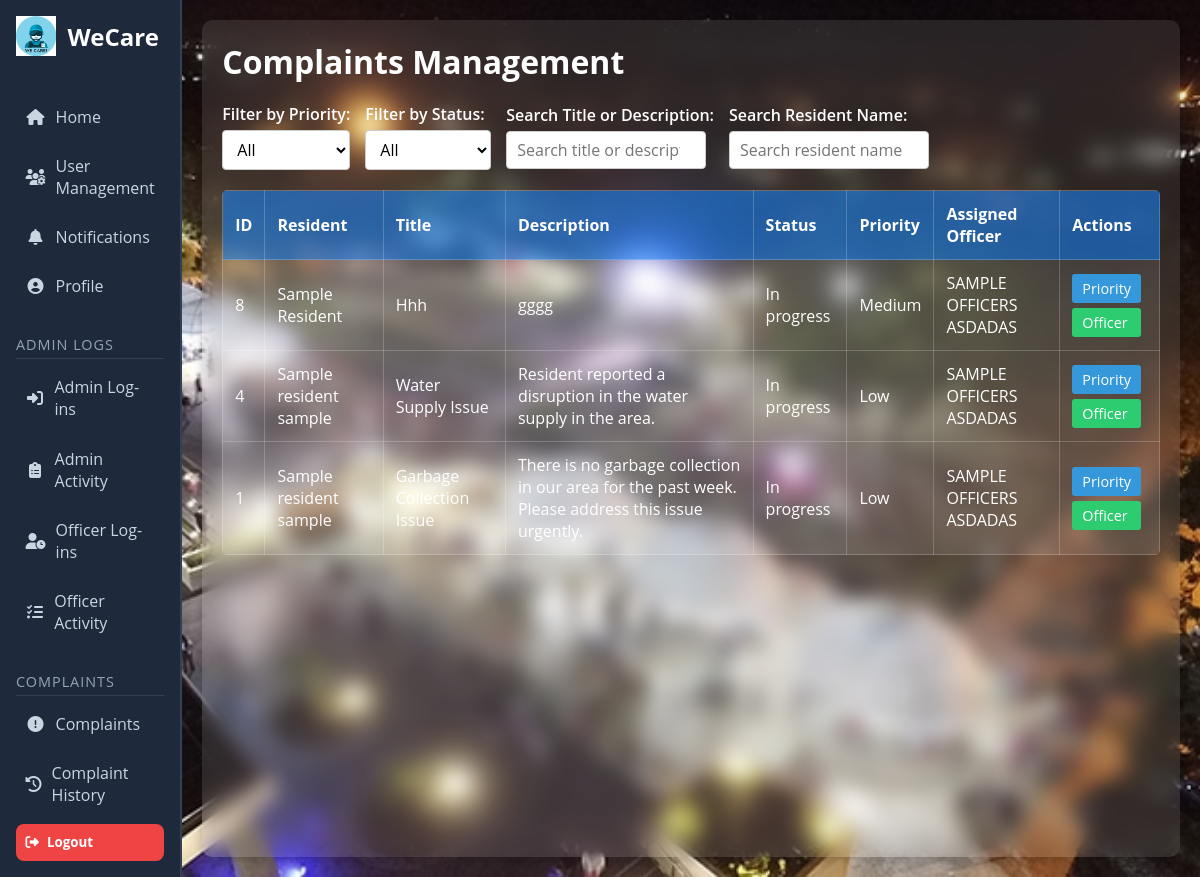
Page /admin_view_complaints.php (signed in) on the committed database.
### tables this page shows
CREATE TABLE `complaints` (
  `id` int(11) NOT NULL,
  `resident_id` int(11) NOT NULL,
  `title` varchar(255) NOT NULL,
  `description` text NOT NULL,
  `status` enum('pending','in_progress','resolved') DEFAULT 'pending',
  `priority` enum('low','medium','high') DEFAULT NULL,
  `assigned_officer_id` int(11) DEFAULT NULL,
  `created_at` timestamp NOT NULL DEFAULT current_timestamp(),
  `updated_at` timestamp NULL DEFAULT NULL ON UPDATE current_timestamp(),
  `assigned_personnel` varchar(255) DEFAULT NULL,
  `resolution_notes` text DEFAULT NULL,
  `resolved_by` int(11) DEFAULT NULL,
  `resolved_at` datetime DEFAULT NULL
);

CREATE TABLE `users` (
  `id` int(11) NOT NULL,
  `first_name` varchar(200) NOT NULL,
  `middle_name` varchar(200) NOT NULL,
  `last_name` varchar(200) NOT NULL,
  `email` varchar(200) NOT NULL,
  `password` varchar(200) NOT NULL,
  `phone_number` int(200) NOT NULL,
  `address` varchar(200) NOT NULL,
  `session_token` varchar(255) DEFAULT NULL,
  `token_expiry` datetime DEFAULT NULL,
  `reset_token` varchar(255) DEFAULT NULL,
  `reset_token_expiry` datetime DEFAULT NULL,
  `role` enum('admin','resident','officer') DEFAULT 'resident',
  `profile_picture` varchar(255) DEFAULT NULL
);

### admin_view_complaints.php (the view, shortened to what this page needs)
<?php
require_once 'includes/db_conn.php';
$priority_filter = isset($_GET['priority_filter']) ? $_GET['priority_filter'] : 'all';
$status_filter = isset($_GET['status_filter']) ? $_GET['status_filter'] : 'all';
$search_title_desc = isset($_GET['search_title_desc']) ? trim($_GET['search_title_desc']) : '';
$search_resident = isset($_GET['search_resident']) ? trim($_GET['search_resident']) : '';
$where_clauses = [];
$params = [];
if (in_array($status_filter, ['pending', 'in_progress', 'resolved'])) {
    $where_clauses[] = "c.status = :status_filter";
    $params[':status_filter'] = $status_filter;
} else {
    $where_clauses[] = "(c.status = 'pending' OR c.status = 'in_progress')";
}
$where_sql = '';
if (count($where_clauses) > 0) {
    $where_sql = 'WHERE ' . implode(' AND ', $where_clauses);
}
try {
    $stmt = $conn->prepare("
        SELECT
            c.id,
            u.first_name AS resident_first_name,
            u.last_name AS resident_last_name,
            o.first_name AS officer_first_name,
            o.last_name AS officer_last_name,
            c.title,
            c.description,
            c.status,
            c.priority,
            c.created_at
        FROM complaints c
        JOIN users u ON c.resident_id = u.id
        LEFT JOIN users o ON c.assigned_officer_id = o.id
        $where_sql
        ORDER BY
            CASE
                WHEN c.priority = 'high' THEN 1
                WHEN c.priority = 'medium' THEN 2
                WHEN c.priority = 'low' THEN 3
                ELSE 4
            END, c.created_at DESC
    ");
    $stmt->execute($params);
    $complaints = $stmt->fetchAll(PDO::FETCH_ASSOC);
} catch (Exception $e) {
    die("Error fetching complaints: " . $e->getMessage());
}
?>
<!DOCTYPE html>
<html lang="en">
<head>
  <link rel="stylesheet" href="./assets/css/admin_complaint.css" />
  <link rel="stylesheet" href="https://cdnjs.cloudflare.com/ajax/libs/font-awesome/6.4.0/css/all.min.css">
</head>
<body>
  <div class="dashboard-wrapper">
    <?php include 'includes/sidebar.php'; ?>
    <div class="main-content">
      <div class="dashboard-header">
        <h1>Complaints Management</h1>
      </div>
      <form method="GET" action="" class="filters-wrapper" onsubmit="return true;">
        <div class="filter-group">
          <label for="priority-filter">Filter by Priority:</label>
          <select id="priority-filter" name="priority_filter" onchange="this.form.submit()">
            <option value="all" <?= $priority_filter === 'all' ? 'selected' : '' ?>>All</option>
          </select>
        </div>
        <div class="filter-group">
          <label for="status-filter">Filter by Status:</label>
          <select id="status-filter" name="status_filter" onchange="this.form.submit()">
            <option value="all" <?= $status_filter === 'all' ? 'selected' : '' ?>>All</option>
          </select>
        </div>
        <div class="filter-group">
          <label for="search-title-desc">Search Title or Description:</label>
          <input
            type="search"
            id="search-title-desc"
            name="search_title_desc"
            placeholder="Search title or description"
            value="<?= htmlspecialchars($search_title_desc) ?>"
            oninput="debounceSubmit(this.form)"
          />
        </div>
        <div class="filter-group">
          <label for="search-resident">Search Resident Name:</label>
          <input
            type="search"
            id="search-resident"
            name="search_resident"
            placeholder="Search resident name"
            value="<?= htmlspecialchars($search_resident) ?>"
            oninput="debounceSubmit(this.form)"
          />
        </div>
      </form>
      <?php if (empty($complaints)): ?>
        <p>No complaints found.</p>
      <?php else: ?>
        <table>
          <thead>
            <tr>
              <th>ID</th>
              <th>Resident</th>
              <th>Title</th>
              <th>Description</th>
              <th>Status</th>
              <th>Priority</th>
              <th>Assigned Officer</th>
              <th>Actions</th>
            </tr>
          </thead>
          <tbody>
            <?php foreach ($complaints as $complaint): ?>
              <tr>
                <td data-label="ID"><?= htmlspecialchars($complaint['id']) ?></td>
                <td data-label="Resident"><?= htmlspecialchars($complaint['resident_first_name'] ?? 'Unknown') . ' ' . htmlspecialchars($complaint['resident_last_name'] ?? 'Unknown') ?></td>
                <td data-label="Title"><?= htmlspecialchars($complaint['title']) ?></td>
                <td data-label="Description"><?= htmlspecialchars($complaint['description']) ?></td>
                <td data-label="Status"><?= htmlspecialchars(ucfirst(str_replace('_', ' ', $complaint['status']))) ?></td>
                <td data-label="Priority"><?= htmlspecialchars(ucfirst($complaint['priority'] ?? 'Not Set')) ?></td>
                <td data-label="Assigned Officer"><?= htmlspecialchars($complaint['officer_first_name'] ?? 'Not Assigned') . ' ' . htmlspecialchars($complaint['officer_last_name'] ?? '') ?></td>
                <td data-label="Actions">
                  <div class="action-buttons">
                    <a href="set_priority.php?id=<?= $complaint['id'] ?>" class="btn btn-priority" title="Set Priority">Priority</a>
                    <a href="assign_officer.php?id=<?= $complaint['id'] ?>" class="btn btn-officer" title="Assign Officer">Officer</a>
                  </div>
                </td>
              </tr>
            <?php endforeach; ?>
          </tbody>
        </table>
      <?php endif; ?>
    </div>
  </div>
</body>
</html>

### assets/css/admin_complaint.css (style rules this page uses)
* { margin: 0; padding: 0; box-sizing: border-box; font-family: "Open Sans", sans-serif; }
body { display: flex; align-items: stretch; min-height: 100vh; width: 100%; background: url("../images/image.jpg"), #000; background-position: center; background-size: cover; background-repeat: no-repeat; color: #fff; }
.dashboard-wrapper { display: flex; width: 100%; }
.main-content { flex-grow: 1; padding: 20px; background: rgba(255, 255, 255, 0.1); border-radius: 10px; margin: 20px; box-shadow: 0 4px 10px rgba(0, 0, 0, 0.2); backdrop-filter: blur(10px); }
.dashboard-header { display: flex; justify-content: space-between; align-items: center; margin-bottom: 20px; }
table { width: 100%; border-collapse: collapse; margin-top: 20px; background: rgba(255, 255, 255, 0.1); border-radius: 5px; overflow: hidden; }
table th, table td { padding: 12px; border: 1px solid rgba(255, 255, 255, 0.2); text-align: left; color: #fff; }
table th { background: rgba(0, 123, 255, 0.5); }
.action-buttons { display: flex; flex-direction: column; gap: 5px; }
.btn { padding: 8px 12px; border: none; border-radius: 5px; color: #fff; text-decoration: none; font-size: 14px; cursor: pointer; transition: 0.3s ease; }
.btn-priority { background: #ff5722; }
.btn-officer { background: #2196f3; }

### admin_view_complaints.php (style rules this page uses)
.filters-wrapper { display: flex; flex-wrap: wrap; gap: 15px; margin-bottom: 20px; align-items: center; }
.filter-group { display: flex; flex-direction: column; }
.filter-group label { font-weight: 600; margin-bottom: 5px; }
input[type="search"] { padding: 7px 10px; font-size: 1rem; border: 1px solid #ccc; border-radius: 4px; width: 200px; max-width: 100%; }
select { padding: 7px 10px; font-size: 1rem; border-radius: 4px; border: 1px solid #ccc; background: #fff; }
.action-buttons a, .action-buttons button { margin-right: 6px; text-decoration: none; padding: 5px 10px; border-radius: 3px; font-size: 0.9rem; }
.btn-priority { background-color: #3498db; color: white; border: none; cursor: pointer; }
.btn-officer { background-color: #2ecc71; color: white; border: none; cursor: pointer; }

### rows in the picture
complaints: id "8", users.first_name "Sample", users.last_name "Resident", title "Hhh", description "gggg", status "In progress", priority "Medium", users.first_name "SAMPLE OFFICERS", users.last_name "ASDADAS"
complaints: id "4", users.first_name "Sample resident", users.last_name "sample", title "Water Supply Issue", description "Resident reported a disruption in the water supply in the area.", status "In progress", priority "Low", users.first_name "SAMPLE OFFICERS", users.last_name "ASDADAS"
complaints: id "1", users.first_name "Sample resident", users.last_name "sample", title "Garbage Collection Issue", description "There is no garbage collection in our area for the past week. Please address this issue urgently.", status "In progress", priority "Low", users.first_name "SAMPLE OFFICERS", users.last_name "ASDADAS"
